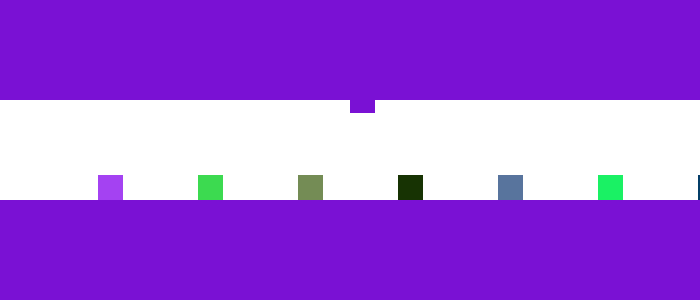
Frame 1 (no input)
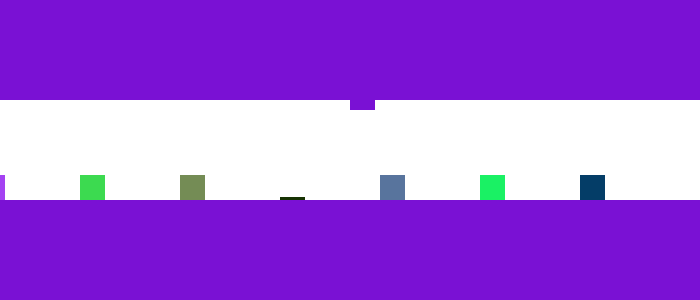
Frame 60 (the mouse pressed at the canvas centre just before this capture)
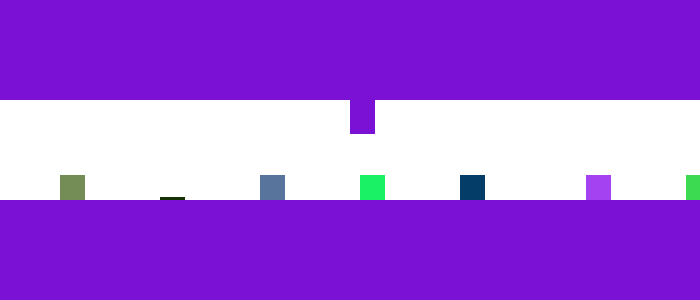
Frame 120 (the mouse held since frame 60 and released just before this capture)

The Processing sketch that drew these frames (run headless with seeded random() and noise(); from frame 60 on, the mouse is pressed at the canvas centre):

// Processing sketch: conveyor
// ── conveyor.pde
balls b;
smash s;

void setup(){
  size(700,300);
  b = new balls();
  s = new smash();
  
  
}
void draw(){
   background(255);
   fill(s.colorB[0],s.colorB[1],s.colorB[2]);
   noStroke();
   rect(0,200, width, height);
   rect(0,0, width, 100);
   this.update();
   b.display();
   s.display();
  
}

void update(){
  s.move();
  b.move();
   for(int i = 0; i <b.pit.length; i++){
      if((s.velocity.y > 0) &&(b.pit[i].location.y <= s.location.y + s.size.y) &&(Math.abs(s.location.x - b.pit[i].location.x) <= b.pit[i].size.x)){
        b.pit[i].size.y = 200-(s.size.y + 100);
        b.pit[i].location.y = 200-b.pit[i].size.y;
        
      }
    }
  
 
}
// ── balls.pde
class balls{
  ball[] pit;
  int num;
  balls(){
    num = 7;
    pit = new ball[num];
    for(int i = num-1; i >=0; i--){
        pit[i] = new ball(width- (width/num)*i); 
     
      
      
    }
  }
  void move(){
    for(int i = 0; i <num; i++){
      pit[i].move();
    }
    
  }
  void display(){
    for(int i = 0; i <num; i++){
      pit[i].display();
    }
  }
  
  
}


class ball{
  PVector size;
  PVector location;
  PVector velocity;
  float[] colorB;
  ball(float xloc){
    size = new PVector(25,25);
    location = new PVector(xloc, 200-(size.x));
    velocity = new PVector(-2, 0);
    colorB = new float[]{random(255),random(255),random(255)};
    
  }
  void move(){
    location.add(velocity);
    if(location.x < 0-size.x){
      location.x = width;
      size.y = 25;
    location.y = 200-(size.x);
    }
    
  }
  void display(){
    fill(colorB[0], colorB[1], colorB[2]);
    rect(location.x, location.y, size.x,size.y);
    
  }
  
  
  
}
// ── smash.pde
class smash{
  
  PVector location;
  PVector size;
  float[] colorB;
  PVector velocity;
  
  smash(){
    size = new PVector(25,10);
    location = new PVector(width/2, 100);
    colorB = new float[]{random(255),random(255),random(255)};
    velocity = new PVector(0, 3);
  }
  void move(){
    size.add(velocity);
    if(size.y <= 0 || size.y >= 100){
     velocity.y *= -1;  
    }
   
    
  }
  void display(){
    fill(colorB[0], colorB[1], colorB[2]);
    noStroke();
    rect(location.x, location.y, size.x, size.y);
    
  }
  
  
}
